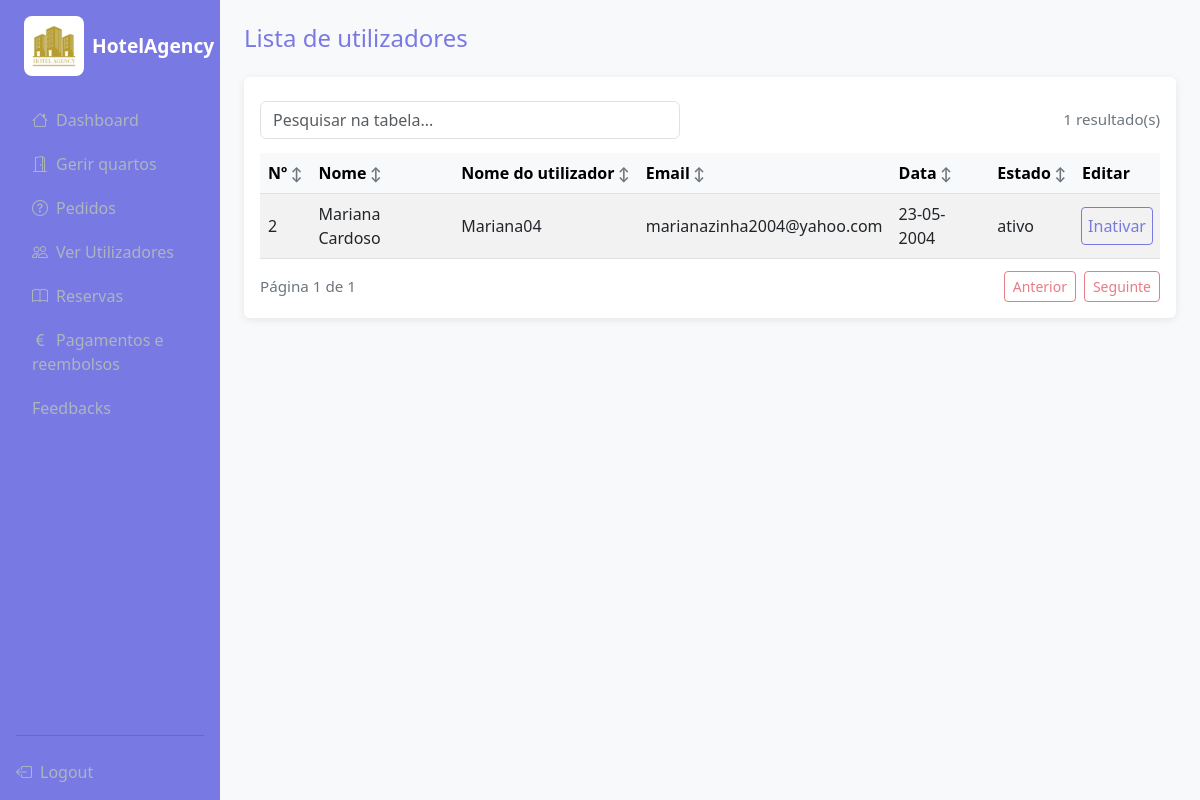
/guest/table (signed in), run on the app's committed database.
### models.py (models this page shows, shortened)
class User(UserMixin, db.Model):
    __tablename__ = "user"
    id = db.Column(db.Integer, primary_key=True)
    name = db.Column(db.String(100), nullable=False)
    username = db.Column(db.String(30), unique=True, nullable=False)
    email = db.Column(db.String(120), unique=True, nullable=False)
    password = db.Column(db.String(200), nullable=False)
    role = db.Column(db.String(20), nullable=False)
    dataNascimento = db.Column(db.Date)
    estado = db.Column(db.Enum(EstadoUser), default=EstadoUser.ativo)
    reservas = db.relationship("Reserva", back_populates="user", lazy=True)
    pedidos = db.relationship("Pedido", backref='requester', lazy=True)
    pagamentos = db.relationship("Pagamento", back_populates="user", lazy=True)

### routes/guest.py (the view)
@guest_bp.route('/table', methods=['GET', 'POST'])
@login_required
def table_user():
    utilizadores = User.query.filter_by(role='guest')
    return render_template('guest/tabela_user.html', users=utilizadores)

### templates/guest/tabela_user.html (shortened to what this page needs)
{% extends 'base.html' %}
{% block content %}
{% if users.count() >= 1 %}
<h4 class="mb-4" style="color: #7979e3;">Lista de utilizadores</h4>
<div class="card p-3">
    <div class="table-responsive">
        <table class="table table-striped align-middle mb-0" data-dynamic-table data-page-size="8">
            <thead class="table-light">
                <tr>
                    <th>Nº</th>
                    <th>Nome</th>
                    <th>Nome do utilizador</th>
                    <th>Email</th>
                    <th>Data</th>
                    <th>Estado</th>
                    <th data-sortable="false">Editar</th>
                </tr>
            </thead>
            <tbody>
                {% for b in users %}
                <tr>
                    <td>{{ b.id }}</td>
                    <td>{{ b.name }}</td>
                    <td>{{ b.username }}</td>
                    <td>{{ b.email }}</td>
                    <td>{{ b.dataNascimento.strftime('%d-%m-%Y') }}</td>
                    <td>{{ b.estado.value }}</td>
                    <td>
                        <form method="POST" action="{{ url_for('guest.alterar_estado_utilizador', user_id=b.id) }}">
                            <button class="btn users-button {% if b.estado.value == 'ativo' %}users-button--danger{% else %}users-button--success{% endif %}" type="submit" style="padding: 5px 5px;
            color:#7979e3;
            text-decoration: none;
            display: inline-block;
            cursor: pointer;
            border-radius: 3px;
            outline: 1px solid #7979e3;">
                                {% if b.estado.value == 'ativo' %}Inativar{% else %}Ativar{% endif %}
                            </button>
                        </form>
                    </td>
                </tr>
                {% endfor %}
            </tbody>
        </table>
    </div>
</div>
{% else %}
<h3 style="text-align: center;">Quando houver outros utilizadores, serão exibidos aqui.</h3>
{% endif %}
{% endblock %}

### static/css/base.css (style rules this page uses)
.card { border: none; box-shadow: 0 2px 8px rgba(0,0,0,0.08); }
.table-sort { cursor: pointer; user-select: none; white-space: nowrap; }
.table-sort::after { content: " ↕"; color: #6c757d; font-size: 0.85rem; }
.table thead th { white-space: nowrap; }
:root { --auth-bg: #f6f1e8; --auth-surface: rgba(255, 252, 247, 0.92); --auth-surface-strong: #fffaf2; --auth-border: rgba(86, 71, 52, 0.12); --auth-text: #2f261e; --auth-muted: #6c6259; --auth-accent: #d88b74; --auth-accent-hover: #c6775f; --auth-accent-soft: rgba(216, 139, 116, 0.16); --auth-shadow: 0 22px 55px rgba(69, 54, 40, 0.14); --auth-radius: 28px; --auth-input-radius: 16px; }
* { box-sizing: border-box; }

### data on the page
User: id "2", name "Mariana Cardoso", username "Mariana04", email "marianazinha2004@yahoo.com", dataNascimento "23-05-2004", estado.value "ativo", shows "Inativar"
